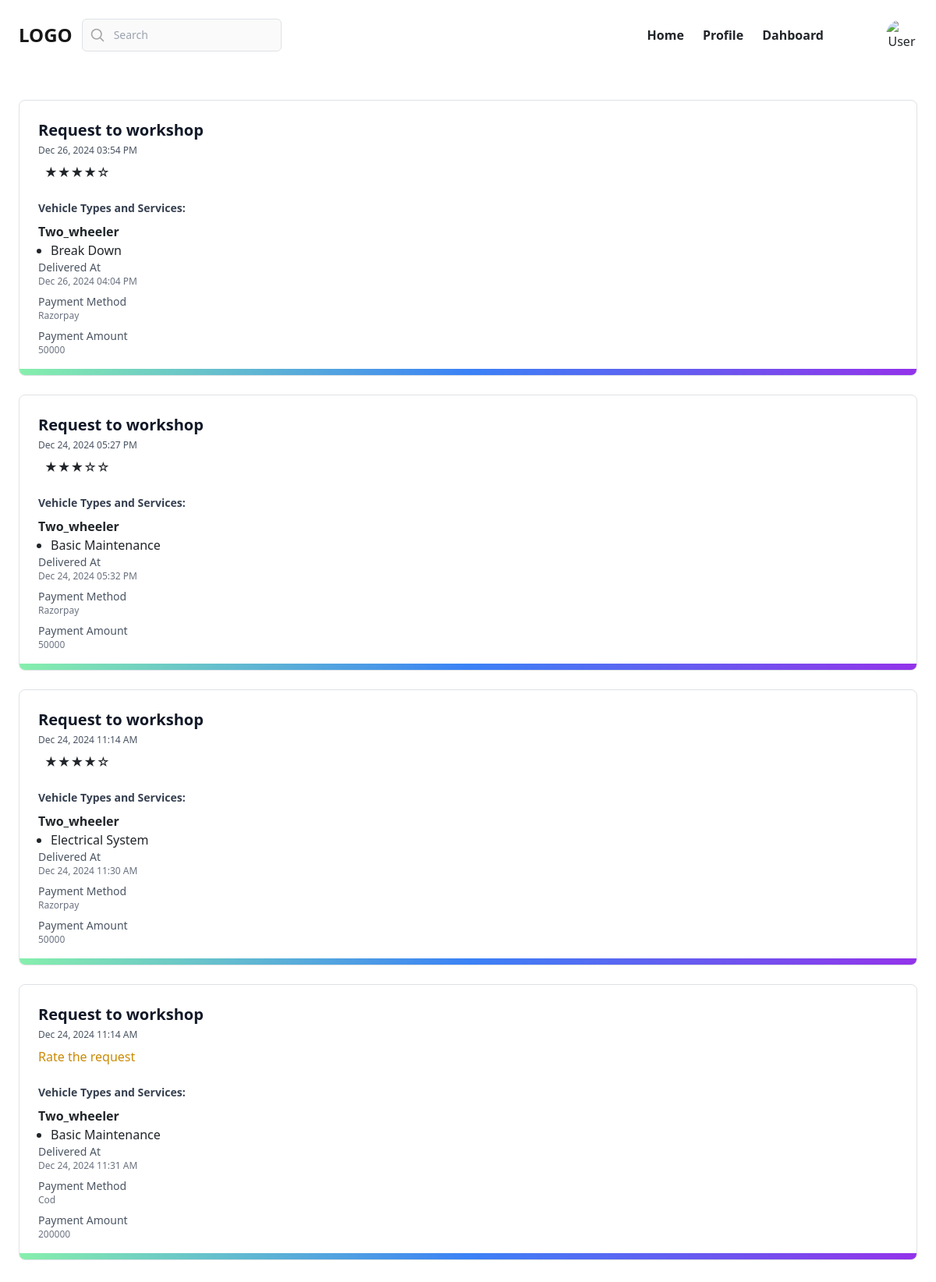
The page /customer/history/ (signed in) on the database its author committed.
### myapp/models.py (models this page shows, shortened)
class BaseModel(models.Model):
    created_date=models.DateTimeField(auto_now_add=True)
    updated_date=models.DateTimeField(auto_now=True)
    is_active=models.BooleanField(default=True)

class BreakdownRequest(BaseModel):
    customer = models.ForeignKey(User, on_delete=models.CASCADE, related_name='breakdown_requests')
    service_provider = models.ForeignKey(User, on_delete=models.CASCADE, related_name='assigned_requests')
    service_types = models.ManyToManyField(ServiceType, related_name='breakdown_requests')
    description = models.TextField(null=True,blank=True)
    image = models.ImageField(upload_to='images/', blank=True, null=True)
    status_choices = [
        ('pending', 'Pending'),
        ('accepted', 'Accepted'),
        ('pick_up', 'Pick up Completed'),
        ('in_progress', 'In Progress'),
        ('completed', 'Completed'),
        ('delivered', 'Delivered'),
        ('cancelled', 'Cancelled'),
        ]
    status = models.CharField(max_length=20, choices=status_choices, default='pending')
    latitude = models.FloatField(blank=True,null=True)
    longitude = models.FloatField(blank=True,null=True)
    estimated_date = models.DateField(null=True, blank=True)
    completed_at = models.DateTimeField(blank=True, null=True)

class User(AbstractUser):
    role_choices = [
        ('customer', 'Customer'),
        ('provider', 'Service Provider'),
    ]
    role = models.CharField(max_length=20, choices=role_choices,default="customer")
    phone_number = models.CharField(max_length=15, blank=True, null=True)
    is_verified=models.BooleanField(default=False)
    otp=models.CharField(max_length=6,null=True,blank=True)

class BaseModel(models.Model):
    created_date=models.DateTimeField(auto_now_add=True)
    updated_date=models.DateTimeField(auto_now=True)
    is_active=models.BooleanField(default=True)

class Rating(models.Model):
    breakdown_request = models.OneToOneField(BreakdownRequest, on_delete=models.CASCADE, related_name='rating')
    service_provider = models.ForeignKey(User, on_delete=models.CASCADE, related_name='ratings')
    rating = models.PositiveIntegerField(default=5)
    review = models.TextField(blank=True, null=True)
    created_date=models.DateTimeField(auto_now_add=True)
    def display_stars(self):
        full_stars = floor(self.rating)  # Use floor from math module
        half_star = 1 if self.rating - full_stars >= 0.5 else 0  # Half star logic
        empty_stars = 5 - full_stars - half_star
        return '★' * full_stars + '⭑' * half_star + '☆' * empty_stars

class ServiceType(models.Model):
    vehicle_type_choices = [
        ('two_wheeler', 'Two wheeler'),
        ('four_wheeler', 'Four Wheeler'),
        ('others', 'Others'),
        ]
    vehicle_type = models.CharField(max_length=20, choices=vehicle_type_choices, default='two_wheeler')
    name = models.CharField(max_length=100)
    description = models.TextField(blank=True, null=True)

class Payment(BaseModel):
    breakdown_request = models.OneToOneField(BreakdownRequest, on_delete=models.CASCADE, related_name='payment')
    amount = models.PositiveIntegerField()
    payment_choices=[
                    ('cod', 'cod'),
                    ('razorpay', 'razorpay')
                    ]
    payment_method = models.CharField(max_length=50, choices=payment_choices ,default='cod')
    payment_status_choices=[
                           ('pending', 'Pending'),
                           ('completed', 'Completed')
                           ]
    payment_status = models.CharField(max_length=20, choices=payment_status_choices, default='pending')
    razorpay_order_id = models.CharField(max_length=100, blank=True, null=True)
    razorpay_payment_id = models.CharField(max_length=100, blank=True, null=True)
    razorpay_signature = models.CharField(max_length=255, blank=True, null=True)

### myapp/views.py (the view)
# urls.py: path('customer/history/',views.CustomerHistoryView.as_view(), name='customer-history'),
@method_decorator(decs,name="dispatch")
class CustomerHistoryView(View):
    template_name = "customer_History.html"
    def get(self, request, *args, **kwargs):
        qs = BreakdownRequest.objects.filter(customer=request.user, status='delivered').select_related('payment').order_by('-created_date')
        return render(request, self.template_name, {"data": qs})

### myapp/templates/customer_History.html
{% extends "customer_base.html" %}
{% block main_block %}
<div class="my-12 w-screen max-w-7xl mx-auto px-4 sm:px-6 h-screen">
    {% for item in data %}
    <div class="relative block overflow-hidden rounded-lg border border-gray-100 p-4 sm:p-6 lg:p-8 mb-6">
        <span class="absolute inset-x-0 bottom-0 h-2 bg-gradient-to-r from-green-300 via-blue-500 to-purple-600"></span>
        <div class="sm:flex sm:justify-between sm:gap-4">
            <div>
                <h3 class="text-lg font-bold text-gray-900 sm:text-xl">
                    Request to {{ item.service_provider.username }}
                </h3>
                <p class="mt-1 text-xs font-medium text-gray-600">{{ item.created_date|date:"M d, Y h:i A" }}</p>
                {% if item.rating %}
                <p class="mt-2">
                    <span class="ml-2">{{ item.rating.display_stars }}</span>
                </p>
                {% else %}
                <p class="mt-2">
                    <a href="{% url 'create-rating' item.id %}" class="text-yellow-600 hover:text-yellow-700">Rate the request</a>
                </p>
                {% endif %}
            </div>
        </div>
<div class="mt-4">
    <h4 class="text-sm font-bold text-gray-700">Vehicle Types and Services:</h4>
    <div class="mt-2">
        {% if item.service_types.exists %}
        {% for service in item.service_types.all %}
        <div class="mt-2">
            <strong>{{ service.vehicle_type|capfirst }}</strong>
            <ul class="list-disc pl-4">
                <li>{{ service.name }}</li>
            </ul>
        </div>
        {% endfor %}
        {% else %}
        <p class="text-gray-500">No services available.</p>
        {% endif %}
    </div>
</div>
<div class="flex flex-col">
    <dl>
        <dt class="text-sm font-medium text-gray-600">Delivered At</dt>
        <dd class="text-xs text-gray-500">{{ item.updated_date|date:"M d, Y h:i A" }}</dd>
    </dl>
    {% if item.payment %}
    <dl class="mt-2">
        <dt class="text-sm font-medium text-gray-600">Payment Method</dt>
        <dd class="text-xs text-gray-500">
                {{ item.payment.payment_method|capfirst }}
        </dd>
    </dl>
    <dl class="mt-2">
        <dt class="text-sm font-medium text-gray-600">Payment Amount</dt>
        <dd class="text-xs text-gray-500">
                {{ item.payment.amount }}
        </dd>
    </dl>
    {% endif %}
</div>
    </div>
    {% empty %}
    <p class="text-center text-gray-500">No breakdown requests available.</p>
    {% endfor %}
</div>
{% endblock %}

### rows shown on the page
BreakdownRequest: service_provider.username "workshop", created_date "Dec 26, 2024 03:54 PM", rating.display_stars "★★★★☆", updated_date "Dec 26, 2024 04:04 PM", payment.payment_method "Razorpay", payment.amount "50000"
ServiceType: vehicle_type "Two_wheeler", name "Break Down"
BreakdownRequest: service_provider.username "workshop", created_date "Dec 24, 2024 05:27 PM", rating.display_stars "★★★☆☆", updated_date "Dec 24, 2024 05:32 PM", payment.payment_method "Razorpay", payment.amount "50000"
ServiceType: vehicle_type "Two_wheeler", name "Basic Maintenance"
BreakdownRequest: service_provider.username "workshop", created_date "Dec 24, 2024 11:14 AM", rating.display_stars "★★★★☆", updated_date "Dec 24, 2024 11:30 AM", payment.payment_method "Razorpay", payment.amount "50000"
ServiceType: vehicle_type "Two_wheeler", name "Electrical System"
BreakdownRequest: service_provider.username "workshop", created_date "Dec 24, 2024 11:14 AM", shows "Rate the request", updated_date "Dec 24, 2024 11:31 AM", payment.payment_method "Cod", payment.amount "200000"
